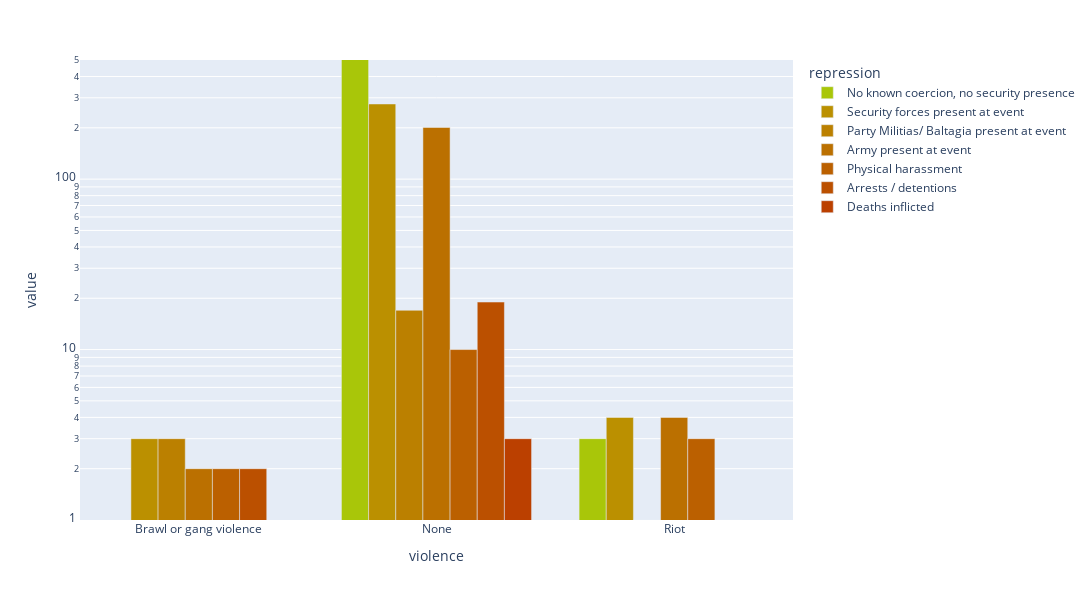

The code cell stored with this chart in its notebook:
### Code cell
df = create_df('violence')
color_dict= col_func(df)

fig = px.bar(df, log_y=True, range_y= [1,500],barmode='group',
            width=1400, height=600,
            color_discrete_map=color_dict)
plt.savefig('../plots/leb_plots/violence_repress.png')
fig.show()

### Figure 1 — Plotly figure (JSON) as saved in the notebook; plotly's stock layout.template omitted (floating-point values rounded to 4 significant figures)
{"data": [{"alignmentgroup": "True", "hovertemplate": "repression=No known coercion, no security presence<br>violence=%{x}<br>value=%{y}<extra></extra>", "legendgroup": "No known coercion, no security presence", "marker": {"color": "#A9C609", "pattern": {"shape": ""}}, "name": "No known coercion, no security presence", "offsetgroup": "No known coercion, no security presence", "orientation": "v", "showlegend": true, "textposition": "auto", "type": "bar", "x": ["Brawl or gang violence", "None", "Riot"], "xaxis": "x", "y": [null, 2617, 3], "yaxis": "y"}, {"alignmentgroup": "True", "hovertemplate": "repression=Security forces present at event<br>violence=%{x}<br>value=%{y}<extra></extra>", "legendgroup": "Security forces present at event", "marker": {"color": "#BB9000", "pattern": {"shape": ""}}, "name": "Security forces present at event", "offsetgroup": "Security forces present at event", "orientation": "v", "showlegend": true, "textposition": "auto", "type": "bar", "x": ["Brawl or gang violence", "None", "Riot"], "xaxis": "x", "y": [3, 276, 4], "yaxis": "y"}, {"alignmentgroup": "True", "hovertemplate": "repression=Party Militias/ Baltagia present at event<br>violence=%{x}<br>value=%{y}<extra></extra>", "legendgroup": "Party Militias/ Baltagia present at event", "marker": {"color": "#BB8000", "pattern": {"shape": ""}}, "name": "Party Militias/ Baltagia present at event", "offsetgroup": "Party Militias/ Baltagia present at event", "orientation": "v", "showlegend": true, "textposition": "auto", "type": "bar", "x": ["Brawl or gang violence", "None", "Riot"], "xaxis": "x", "y": [3, 17, 1], "yaxis": "y"}, {"alignmentgroup": "True", "hovertemplate": "repression=Army present at event<br>violence=%{x}<br>value=%{y}<extra></extra>", "legendgroup": "Army present at event", "marker": {"color": "#BB7000", "pattern": {"shape": ""}}, "name": "Army present at event", "offsetgroup": "Army present at event", "orientation": "v", "showlegend": true, "textposition": "auto", "type": "bar", "x": ["Brawl or gang violence", "None", "Riot"], "xaxis": "x", "y": [2, 201, 4], "yaxis": "y"}, {"alignmentgroup": "True", "hovertemplate": "repression=Physical harassment<br>violence=%{x}<br>value=%{y}<extra></extra>", "legendgroup": "Physical harassment", "marker": {"color": "#BB6000", "pattern": {"shape": ""}}, "name": "Physical harassment", "offsetgroup": "Physical harassment", "orientation": "v", "showlegend": true, "textposition": "auto", "type": "bar", "x": ["Brawl or gang violence", "None", "Riot"], "xaxis": "x", "y": [2, 10, 3], "yaxis": "y"}, {"alignmentgroup": "True", "hovertemplate": "repression=Arrests / detentions<br>violence=%{x}<br>value=%{y}<extra></extra>", "legendgroup": "Arrests / detentions", "marker": {"color": "#BB5000", "pattern": {"shape": ""}}, "name": "Arrests / detentions", "offsetgroup": "Arrests / detentions", "orientation": "v", "showlegend": true, "textposition": "auto", "type": "bar", "x": ["Brawl or gang violence", "None", "Riot"], "xaxis": "x", "y": [2, 19, 1], "yaxis": "y"}, {"alignmentgroup": "True", "hovertemplate": "repression=Deaths inflicted<br>violence=%{x}<br>value=%{y}<extra></extra>", "legendgroup": "Deaths inflicted", "marker": {"color": "#BB4000", "pattern": {"shape": ""}}, "name": "Deaths inflicted", "offsetgroup": "Deaths inflicted", "orientation": "v", "showlegend": true, "textposition": "auto", "type": "bar", "x": ["Brawl or gang violence", "None", "Riot"], "xaxis": "x", "y": [null, 3, null], "yaxis": "y"}], "layout": {"barmode": "group", "height": 600, "legend": {"title": {"text": "repression"}, "tracegroupgap": 0}, "margin": {"t": 60}, "width": 1400, "xaxis": {"anchor": "y", "domain": [0, 1], "title": {"text": "violence"}}, "yaxis": {"anchor": "x", "domain": [0, 1], "range": [0, 2.699], "title": {"text": "value"}, "type": "log"}}}
